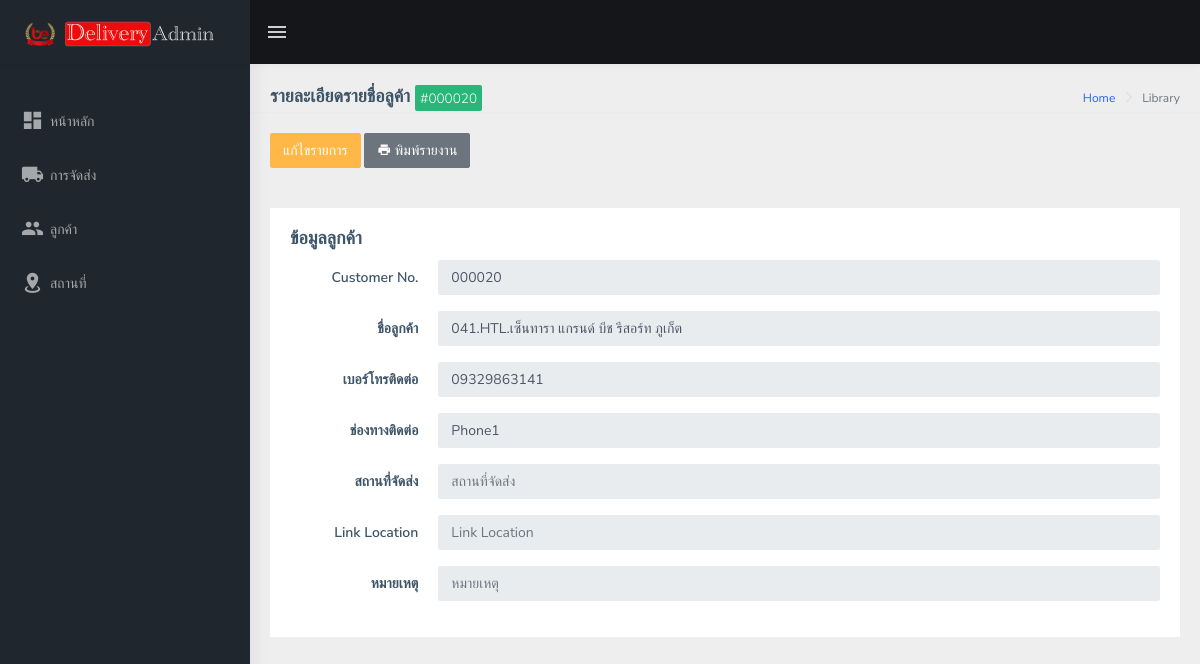
Screenshot of /admin/Customer/customer-detail.php?viewid=000020 with the database file from the repository.
### tables this page shows
CREATE TABLE `customer` (
  `ID` int(6) UNSIGNED ZEROFILL NOT NULL,
  `Name` varchar(200) DEFAULT NULL,
  `Phone` varchar(200) DEFAULT NULL,
  `Chanel` varchar(200) DEFAULT NULL,
  `Location` varchar(200) DEFAULT NULL,
  `Link` varchar(1000) DEFAULT NULL,
  `Other` varchar(200) DEFAULT NULL,
  `CreationDate` timestamp NOT NULL DEFAULT current_timestamp() ON UPDATE current_timestamp()
);

### admin/Customer/customer-detail.php (the view, shortened to what this page needs)
<?php
include('../../dbconnection.php');
?>
<!DOCTYPE html>
<html dir="ltr" lang="en">
<head>
    <link rel="stylesheet" type="text/css" href="../../assets/libs/select2/dist/css/select2.min.css">
    <link rel="stylesheet" type="text/css" href="../../assets/libs/jquery-minicolors/jquery.minicolors.css">
    <link rel="stylesheet" type="text/css" href="../../assets/libs/bootstrap-datepicker/dist/css/bootstrap-datepicker.min.css">
    <link rel="stylesheet" type="text/css" href="../../assets/libs/quill/dist/quill.snow.css">
    <link href="../../dist/css/style.min.css" rel="stylesheet">
</head>
<body>
    <div id="main-wrapper">
        <header class="topbar" data-navbarbg="skin5">
            <nav class="navbar top-navbar navbar-expand-md navbar-dark">
                <div class="navbar-header" data-logobg="skin5">
                    <a class="navbar-brand" href="index.html">
                        <b class="logo-icon p-l-10">
                            <img src="../../assets/images/icon.png" alt="homepage" class="light-logo" />
                        </b>
                        <span class="logo-text">
                            <img src="../../assets/images/text.png" alt="homepage" class="light-logo" />
                        </span>
                    </a>
                </div>
                <div class="navbar-collapse collapse" id="navbarSupportedContent" data-navbarbg="skin5">
                    <ul class="navbar-nav float-left mr-auto">
                        <li class="nav-item d-none d-md-block"><a class="nav-link sidebartoggler waves-effect waves-light" href="javascript:void(0)" data-sidebartype="mini-sidebar"><i class="mdi mdi-menu font-24"></i></a></li>
                    </ul>
                </div>
            </nav>
        </header>
        <aside class="left-sidebar" data-sidebarbg="skin5">
            <div class="scroll-sidebar">
                <nav class="sidebar-nav">
                    <ul id="sidebarnav" class="p-t-30">
                        <li class="sidebar-item"> <a class="sidebar-link waves-effect waves-dark sidebar-link" href="../index.php" aria-expanded="false"><i class="mdi mdi-view-dashboard"></i><span class="hide-menu">หน้าหลัก</span></a></li>
                        <li class="sidebar-item"> <a class="sidebar-link waves-effect waves-dark sidebar-link" href="../Delivery/delivery-report.php" aria-expanded="false"><i class="mdi mdi-truck"></i><span class="hide-menu">การจัดส่ง</span></a></li>
                        <li class="sidebar-item"> <a class="sidebar-link waves-effect waves-dark sidebar-link" href="customer-report.php" aria-expanded="false"><i class="mdi mdi-account-multiple"></i><span class="hide-menu">ลูกค้า</span></a></li>
                        <li class="sidebar-item"> <a class="sidebar-link waves-effect waves-dark sidebar-link" href="../Location/location-report.php" aria-expanded="false"><i class="mdi mdi-map-marker-radius"></i><span class="hide-menu">สถานที่</span></a></li>
                    </ul>
                </nav>
            </div>
        </aside>
        <div class="page-wrapper">
            <?php
            $vid = $_GET['viewid'];
            $ret = mysqli_query($con, "select * from customer where ID =$vid");
            while ($row = mysqli_fetch_array($ret)) {
            ?>
                <div class="page-breadcrumb">
                    <div class="row">
                        <div class="col-12 d-flex no-block align-items-center">
                            <h4 class="page-title">รายละเอียดรายชื่อลูค้า <span class="badge badge-success">#<?php echo $row['ID']; ?></span></h4>
                            <div class="ml-auto text-right">
                                <nav aria-label="breadcrumb">
                                    <ol class="breadcrumb">
                                        <li class="breadcrumb-item"><a href="#">Home</a></li>
                                        <li class="breadcrumb-item active" aria-current="page">Library</li>
                                    </ol>
                                </nav>
                            </div>
                        </div>
                    </div>
                </div>
                <div class="border-top">
                    <div class="card-body">
                    <a href="customer-edit.php?editid=<?php echo htmlentities($row['ID']); ?>" class="edit" data-toggle="tooltip"><button type="button" class="btn btn-warning">แก้ไขรายการ</button></a>
                        <button type="button" class="btn btn-secondary"><i class="mdi mdi-printer"></i> พิมพ์รายงาน</button>
                    </div>
                </div>
                <div class="container-fluid">
                    <div class="row">
                        <div class="col-md-12">
                            <div class="card">
                                <form class="form-horizontal">
                                    <div class="card-body">
                                        <h4 class="card-title">ข้อมูลลูกค้า</h4>
                                        <div class="form-group row">
                                            <label for="fname" class="col-sm-2 text-right control-label col-form-label">Customer No.</label>
                                            <div class="col-sm-10">
                                                <input type="text" class="form-control" placeholder="Customer No." value="<?php echo $row['ID']; ?>" disabled>
                                            </div>
                                        </div>
                                        <div class="form-group row">
                                            <label for="fname" class="col-sm-2 text-right control-label col-form-label">ชื่อลูกค้า</label>
                                            <div class="col-sm-10">
                                                <input type="text" class="form-control" placeholder="ชื่อลูกค้า" value="<?php echo $row['Name']; ?>" disabled>
                                            </div>
                                        </div>
                                        <div class="form-group row">
                                            <label for="lname" class="col-sm-2 text-right control-label col-form-label">เบอร์โทรติดต่อ</label>
                                            <div class="col-sm-10">
                                                <input type="text" class="form-control" placeholder="เบอร์โทรติดต่อ" value="<?php echo $row['Phone']; ?>" disabled>
                                            </div>
                                        </div>
                                        <div class="form-group row">
                                            <label for="lname" class="col-sm-2 text-right control-label col-form-label">ช่องทางติดต่อ</label>
                                            <div class="col-sm-10">
                                                <input type="text" class="form-control" placeholder="ช่องทางติดต่อ" value="<?php echo $row['Chanel']; ?>" disabled>
                                            </div>
                                        </div>
                                        <div class="form-group row">
                                            <label for="email1" class="col-sm-2 text-right control-label col-form-label">สถานที่จัดส่ง</label>
                                            <div class="col-sm-10">
                                                <input type="text" class="form-control" placeholder="สถานที่จัดส่ง" value="<?php echo $row['Clink']; ?>" disabled>
                                            </div>
                                        </div>
                                        <div class="form-group row">
                                            <label for="email1" class="col-sm-2 text-right control-label col-form-label">Link Location</label>
                                            <div class="col-sm-10">
                                                <input type="text" class="form-control" placeholder="Link Location" value="<?php echo $row['Link']; ?>" disabled>
                                            </div>
                                        </div>
                                        <div class="form-group row">
                                            <label for="email1" class="col-sm-2 text-right control-label col-form-label">หมายเหตุ</label>
                                            <div class="col-sm-10">
                                                <input type="text" class="form-control" placeholder="หมายเหตุ" value="<?php echo $row['Other']; ?>" disabled>
                                            </div>
                                        </div>
                                    </div>
                                </form>
                            </div>
                        </div>
                    </div>
                </div>
                <?php
            } ?>
        </div>
    </div>
</body>
</html>

### rows the page displays
customer: ID "000020", Name "041.HTL.เซ็นทารา แกรนด์ บีช รีสอร์ท ภูเก็ต", Phone "09329863141", Chanel "Phone1"
